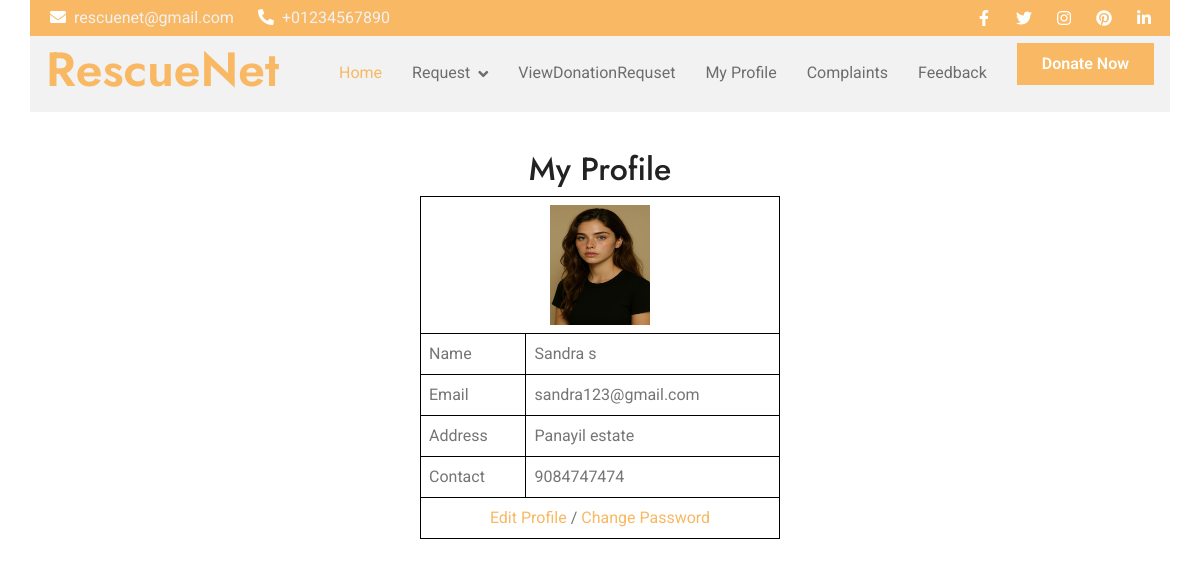
Screenshot of /User/MyProfile/ (signed in) with the database file from the repository.
### Guest/models.py (models this page shows)
class tbl_user(models.Model):
    user_name=models.CharField(max_length=50)
    user_email=models.CharField(max_length=50)
    user_contact=models.CharField(max_length=50)
    user_address=models.CharField(max_length=100)
    user_password=models.CharField(max_length=50)
    user_photo=models.FileField(upload_to="Assets/UserDocs/")
    place=models.ForeignKey(tbl_place,on_delete=models.CASCADE)
    user_status=models.IntegerField(default=0)

### User/views.py (the view)
# urls.py: path("MyProfile/",views.MyProfile,name="MyProfile"),
def MyProfile(request):
    if "uid" not in request.session:
        return redirect("Guest:Login")
    userdata=tbl_user.objects.get(id=request.session["uid"])
    return render(request,'User/MyProfile.html',{"userdata":userdata})

### User/Templates/User/MyProfile.html (shortened to what this page needs)
{% extends 'User/Header.html' %}
{% block content %}
<!DOCTYPE html>
<html lang="en">
<head>
</head>
<body>
<form action="" method="post">
    <h2 style="text-align: center;">My Profile</h2>
    <table align="center">
        <tr>
            <td colspan="2" align="center">
                <img src="{{ userdata.user_photo.url }}" width="100" height="120" alt="user">
            </td>
        </tr>
        <tr>
            <td>Name</td>
            <td>{{ userdata.user_name }}</td>
        </tr>
        <tr>
            <td>Email</td>
            <td>{{ userdata.user_email }}</td>
        </tr>
        <tr>
            <td>Address</td>
            <td>{{ userdata.user_address }}</td>
        </tr>
        <tr>
            <td>Contact</td>
            <td>{{ userdata.user_contact }}</td>
        </tr>
        <tr>
            <td colspan="2" align="center">
                <a href="{% url 'User:EditProfile' %}">Edit Profile</a> /
                <a href="{% url 'User:ChangePassword' %}">Change Password</a>
            </td>
        </tr>
    </table>
</form>
</body>
</html>
{% endblock %}

### User/Templates/User/MyProfile.html (style rules this page uses)
table { border-collapse: collapse; width: 30%; }
td, th { border: 1px solid black; padding: 8px; }

### rows the page displays
tbl_user: user_photo (picture), user_name "Sandra s", user_email "sandra123@gmail.com", user_address "Panayil estate", user_contact "9084747474"
